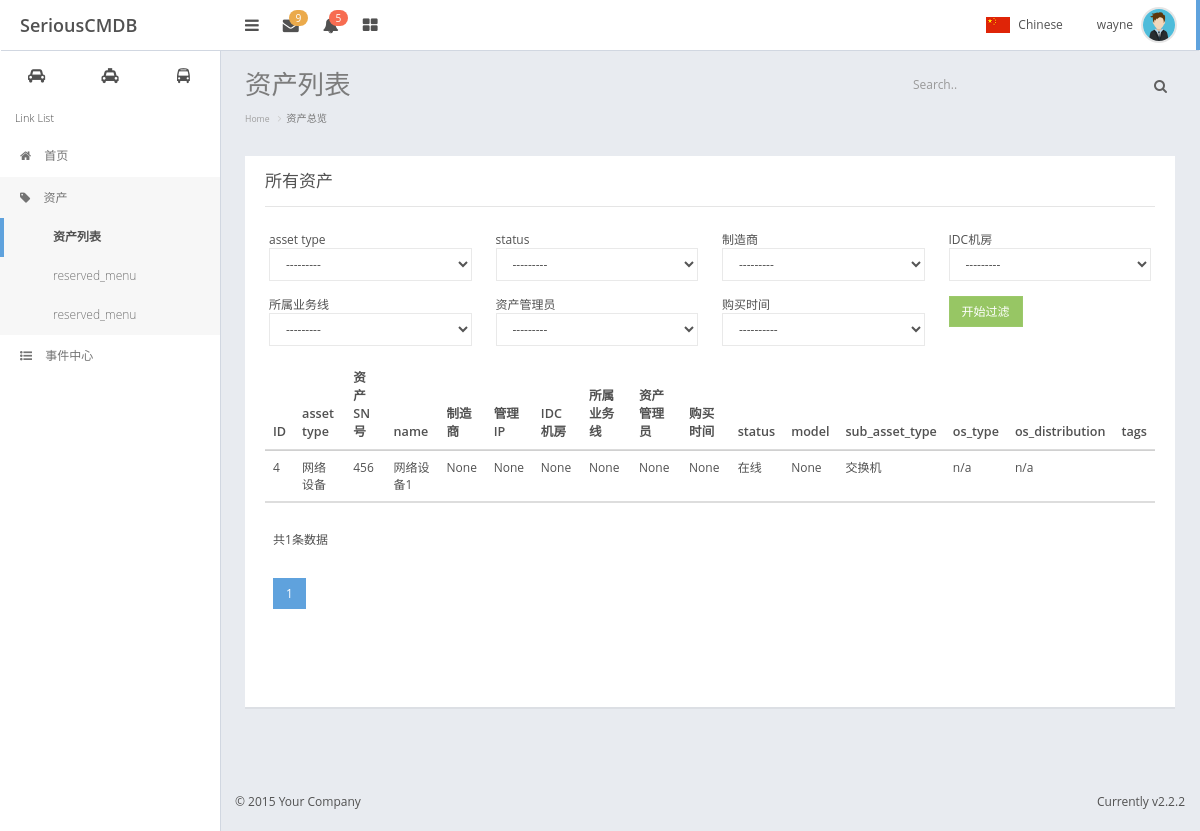
/cmdb/asset_list/ (signed in), run on the app's committed database.
### cmdb/myauth.py (models this page shows, shortened)
class UserProfile(AbstractBaseUser, PermissionsMixin):
    email = models.EmailField(
        verbose_name='email address',
        max_length=255,
        unique=True,
    )
    is_active = models.BooleanField(default=True)
    is_admin = models.BooleanField(default=False)
    objects = MyUserManager()
    name = models.CharField(max_length=32)
    token = models.CharField(u'token', max_length=128, default=None, blank=True, null=True)
    department = models.CharField(u'部门', max_length=32, default=None, blank=True, null=True)
    tel = models.CharField(u'座机', max_length=32, default=None, blank=True, null=True)
    mobile = models.CharField(u'手机', max_length=32, default=None, blank=True, null=True)
    memo = models.TextField(u'备注', blank=True, null=True, default=None)
    date_joined = models.DateTimeField(blank=True, auto_now_add=True)
    valid_begin_time = models.DateTimeField(default=django.utils.timezone.now)
    valid_end_time = models.DateTimeField(blank=True, null=True)
    groups = models.ManyToManyField
    USERNAME_FIELD = 'email'
    REQUIRED_FIELDS = ['name',]
    def __str__(self):
        return self.email
    class Meta:
        verbose_name = u'用户信息'
        verbose_name_plural = u"用户信息"

### cmdb/models.py (models this page shows)
class Asset(models.Model):
    asset_type_choices = (
        ('server', u'服务器'),
        ('networkdevice', u'网络设备'),
        ('storagedevice', u'存储设备'),
        ('securitydevice', u'安全设备'),
        ('securitydevice', u'机房设备'),
        ('software', u'软件资产'),
    )
    asset_type = models.CharField(choices=asset_type_choices, max_length=64, default='server')
    name = models.CharField(max_length=64, unique=True)
    sn = models.CharField(u'资产SN号', max_length=128, unique=True)
    manufactory = models.ForeignKey('Manufactory', verbose_name=u'制造商', null=True, blank=True, on_delete=models.CASCADE)
    management_ip = models.GenericIPAddressField(u'管理IP', blank=True, null=True)
    contract = models.ForeignKey('Contract', verbose_name=u'合同', null=True, blank=True, on_delete=models.CASCADE)
    trade_date = models.DateField(u'购买时间', null=True, blank=True)
    expire_date = models.DateField(u'过保修期', null=True, blank=True)
    price = models.FloatField(u'价格', null=True, blank=True)
    business_unit = models.ForeignKey('BusinessUnit', verbose_name=u'所属业务线', null=True, blank=True,
                                      on_delete=models.CASCADE)
    tags = models.ManyToManyField('Tag', blank=True)
    admin = models.ForeignKey('UserProfile', verbose_name=u'资产管理员', null=True, blank=True, on_delete=models.CASCADE)
    idc = models.ForeignKey('IDC', verbose_name=u'IDC机房', null=True, blank=True, on_delete=models.CASCADE)
    status_choices = ((0, '在线'),
                      (1, '已下线'),
                      (2, '未知'),
                      (3, '故障'),
                      (4, '备用'),)
    status = models.SmallIntegerField(choices=status_choices, default=0)
    memo = models.TextField(u'备注', null=True, blank=True)
    create_date = models.DateTimeField(blank=True, auto_now_add=True)
    update_date = models.DateTimeField(blank=True, auto_now=True)
    class Meta:
        verbose_name = '资产总表'
        verbose_name_plural = '资产总表'
    def __str__(self):
        return '<id:%s name:%s>' % (self.id, self.name)

class NetworkDevice(models.Model):
    asset = models.OneToOneField('Asset', on_delete=models.CASCADE)
    sub_asset_type_choices = (
        (0, '路由器'),
        (1, '交换机'),
        (2, '负载均衡'),
        (4, 'VPN设备'),
    )
    sub_asset_type = models.SmallIntegerField(choices=sub_asset_type_choices, verbose_name="服务器类型", default=0)
    vlan_ip = models.GenericIPAddressField(u'VlanIP', blank=True, null=True)
    intranet_ip = models.GenericIPAddressField(u'内网IP', blank=True, null=True)
    model = models.CharField(u'型号', max_length=128, null=True, blank=True)
    firmware = models.ForeignKey('Software', blank=True, null=True, on_delete=models.CASCADE)
    port_num = models.SmallIntegerField(u'端口个数', null=True, blank=True)
    device_detail = models.TextField(u'设置详细配置', null=True, blank=True)
    class Meta:
        verbose_name = '网络设备'
        verbose_name_plural = "网络设备"

### cmdb/views.py (the view)
# urls.py: path(r'asset_list', rest_views.asset_list),
@login_required
def asset_list(request):
    asset_obj_list = tables.table_filter(request, admin.AssetAdmin, models.Asset)
    print(asset_obj_list)
    ordered_res = tables.get_asset_orderby(request, asset_obj_list, admin.AssetAdmin)
    print("------------->", ordered_res)
    paginator = Paginator(ordered_res[0], admin.AssetAdmin.list_per_page)
    page = request.GET.get('page')
    try:
        page_obj = paginator.page(page)
    except PageNotAnInteger:
        page_obj = paginator.page(1)
    except EmptyPage:
        page_obj = paginator.page(paginator.num_pages)
    table_obj = tables.TableHandler(request, models.Asset, admin.AssetAdmin, page_obj, ordered_res)
    return render(request, 'cmdb/assets.html', {'table_obj': table_obj,
                                                'paginator': paginator})

### cmdb/tables.py (called while the page is built)
def table_filter(request, model_admin, model_class):
    filter_conditions = {}
    for condition in model_admin.list_filter:
        if request.GET.get(condition):
            field_type_name = model_class._meta.get_field(condition).__repr__()
            if 'ForeignKey' in field_type_name:
                filter_conditions['%s_id' % condition] = request.GET.get(condition)
            elif 'DateField' in field_type_name:
                filter_conditions['%s__gt' % condition] = request.GET.get(condition)
            else:
                filter_conditions[condition] = request.GET.get(condition)
    print("filter conditions",  filter_conditions)
    return model_class.objects.filter(**filter_conditions)

def get_asset_orderby(request, model_obj_list, model_admin):
    orderby_field = request.GET.get("orderby")
    if orderby_field:
        orderby_field = orderby_field.strip()
        orderby_column_index = model_admin.list_display.index(orderby_field.strip('-'))
        objs = model_obj_list.order_by(orderby_field)
        if orderby_field.startswith('-'):
            orderby_field = orderby_field.strip('-')
        else:
            orderby_field = '-%s' % orderby_field
        return [objs, orderby_field, orderby_column_index]
    else:
        return [model_obj_list, orderby_field, None]

### cmdb/templatetags/custom_tag.py (called while the page is built, shortened)
@register.simple_tag
def get_table_column(column, table_obj):
    print(table_obj.model_class)
    try:
        column_name = table_obj.model_class._meta.get_field(column).verbose_name
    except Exception as e:
        print("ee",e)
        column_name = getattr(table_obj.model_class,column)
    return  column_name

@register.simple_tag
def render_page_num(request,paginator_obj,loop_counter):
    abs_full_url = request.get_full_path()
    if "?page=" in abs_full_url:
        url = re.sub("page=\d+", "page=%s" % loop_counter, request.get_full_path())
    elif "?" in abs_full_url:
        url = "%s&page=%s" % (request.get_full_path(), loop_counter)
    else:
        url = "%s?page=%s" % (request.get_full_path(), loop_counter)
    if loop_counter == paginator_obj.number: #current page
        return mark_safe('''<li class='active'><a href="{abs_url}">{page_num}</a></li>'''\
            .format(abs_url=url,page_num=loop_counter))

@register.filter
def to_string(value):
    return '%s' %value

### templates/cmdb/assets.html (shortened to what this page needs)
{% extends 'base.html' %}
{% load custom_tag %}
{% block header-css %}
<link rel="stylesheet" type="text/css" href="/static/plugins/DataTables/datatables.min.css"/>
{% endblock %}
{% block page-content-title %}
资产列表
{% endblock %}
{% block page-nav-tab %}
<ol class="breadcrumb">
    <li><a href="/">Home</a></li>
    <li class="active">资产总览</li>
</ol>
{% endblock %}
{% block page-content %}
<div class="panel">
        <div class="panel-heading">
            <h3 class="panel-title">所有资产</h3>
        </div>
        <div class="panel-body" >
           {% include 'cmdb/model_list_filter_component.html' %}
           {% include 'cmdb/model_obj_list_components.html' %}
        </div>
    </div>
{% endblock %}

### templates/base.html (shortened to what this page needs)
<!DOCTYPE html>
<html lang="en">
<head>
    {% block base-header %}
	<link href="/static/css/bootstrap.min.css" rel="stylesheet">
	<link href="/static/css/nifty.min.css" rel="stylesheet">
	<link href="/static/css/font-awesome.min.css" rel="stylesheet">
	<link href="/static/css/themes/type-c/theme-light.min.css" rel="stylesheet">
	<link href="/static/css/custom.css" rel="stylesheet">
	<link href="/static/plugins/bootstrap-select/dist/css/bootstrap-select.min.css" rel="stylesheet">
	<link href="/static/css/pace.min.css" rel="stylesheet">
    {% endblock %}
    {% block header-css %}
    {% endblock %}
</head>
<body>
	<div id="container" class="effect mainnav-lg mainnav-fixed">
		{% block page-container %}
		<header id="navbar">
			<div id="navbar-container" class="boxed">
				<div class="navbar-header">
					<a href="/" class="navbar-brand">
							<span class="brand-text logo-textr" style="margin-top: 15px;margin-left: 20px">SeriousCMDB </span>
					</a>
				</div>
				<div class="navbar-content clearfix">
					<ul class="nav navbar-top-links pull-left">
						<li class="tgl-menu-btn">
							<a class="mainnav-toggle" href="#">
								<i class="fa fa-navicon fa-lg"></i>
							</a>
						</li>
						<li class="dropdown">
							<a href="#" data-toggle="dropdown" class="dropdown-toggle">
								<i class="fa fa-envelope fa-lg"></i>
								<span class="badge badge-header badge-warning">9</span>
							</a>
						</li>
						<li class="dropdown">
							<a href="#" data-toggle="dropdown" class="dropdown-toggle">
								<i class="fa fa-bell fa-lg"></i>
								<span class="badge badge-header badge-danger">5</span>
							</a>
						</li>
						<li class="mega-dropdown">
							<a href="#" class="mega-dropdown-toggle">
								<i class="fa fa-th-large fa-lg"></i>
							</a>
						</li>
					</ul>
					<ul class="nav navbar-top-links pull-right">
						<li class="dropdown">
							<a class="lang-selector dropdown-toggle" href="#" data-toggle="dropdown">
								<span class="lang-selected">
									<img class="lang-flag" src="/static/img/flags/china.png" alt="China">
									<span class="lang-name">Chinese</span>
								</span>
							</a>
						</li>
						<li id="dropdown-user" class="dropdown">
							<a href="#" data-toggle="dropdown" class="dropdown-toggle text-right">
								<span class="pull-right">
									<img class="img-circle img-user media-object" src="/static/img/av1.png" alt="Profile Picture">
								</span>
								<div class="username hidden-xs">{{ request.user.name }}</div>
							</a>
						</li>
					</ul>
				</div>
			</div>
		</header>
		<div class="boxed">
			<div id="content-container">
				<div id="page-title">
					<h1 class="page-header text-overflow">{% block page-content-title %}Your page title{% endblock %}</h1>
					<div class="searchbox">
						<div class="input-group custom-search-form">
							<input type="text" class="form-control" placeholder="Search..">
							<span class="input-group-btn">
								<button class="text-muted" type="button"><i class="fa fa-search"></i></button>
							</span>
						</div>
					</div>
				</div>
                {% block page-nav-tab %}{% endblock %}
				<div id="page-content">
					 {% block page-content %}{% endblock %}
				</div>
			</div>
			<nav id="mainnav-container">
				<div id="mainnav">
					<div id="mainnav-shortcut">
						<ul class="list-unstyled">
							<li class="col-xs-4" data-content="Shortcut 1">
								<a class="shortcut-grid" href="#">
									<i class="fa fa-car"></i>
								</a>
							</li>
							<li class="col-xs-4" data-content="Shortcut 2">
								<a class="shortcut-grid" href="#">
									<i class="fa fa-taxi"></i>
								</a>
							</li>
							<li class="col-xs-4" data-content="Shortcut 3">
								<a class="shortcut-grid" href="#">
									<i class="fa fa-bus"></i>
								</a>
							</li>
						</ul>
					</div>
					<div id="mainnav-menu-wrap">
						<div class="nano">
							<div class="nano-content">
								<ul id="mainnav-menu" class="list-group">
									<li class="list-header">Link List</li>
									<li class="">
										<a href="/">
											<i class="fa fa-home"></i>
											<span class="menu-title">首页</span>
										</a>
									</li>
									<li>
										<a href="#">
											<i class="fa fa-tag"></i>
											<span class="menu-title">
												资产
											</span>
										</a>
                                        <ul class="collapse">
											<li><a href="{% url 'asset_list' %}">资产列表</a></li>
                                            <li class=""><a href="#">reserved_menu</a></li>
											<li><a href="#">reserved_menu</a></li>
										</ul>
									</li>
									<li class="">
                                        <a href="#">
											<i class="fa fa-list-ul"></i>
											<span class="menu-title">事件中心</span>
										</a>
									</li>
								</ul>
							</div>
						</div>
					</div>
				</div>
			</nav>
		</div>
        <footer id="footer">
            <div class="hide-fixed pull-right pad-rgt">Currently v2.2.2</div>
            <p class="pad-lft">&#0169; 2015 Your Company</p>
        </footer>
    {% endblock %}
	</div>
</body>
</html>

### templates/cmdb/model_list_filter_component.html
{% load custom_tag %}
           <form >
                <div class="row">
                    {% for filter_column in table_obj.list_filter %}
                        <div class="col-md-3" style="margin-bottom: 15px">
                            {{ filter_column.verbose_name }}
                            <select name="{{ filter_column.column_name }}" class="form-control" >
                                {% for choice in filter_column.choices %}
                                    {% if filter_column.selected == choice.0|to_string  %}
                                        <option value="{{ choice.0 }}" selected>{{ choice.1 }}</option>
                                    {% else %}
                                        <option value="{{ choice.0 }}" >{{ choice.1 }}</option>
                                    {% endif %}
                                {% endfor %}
                            </select>
                        </div>
                    {% endfor %}
                    <div class="col-md-3">
                        <input type="submit" class="btn btn-success" value="开始过滤">
                    </div>
                </div>
           </form>

### templates/cmdb/model_obj_list_components.html (shortened to what this page needs)
{% load custom_tag %}
<div class="table-responsive">
    <table id="asset_list" class=" table  table-hover">
      <thead >
            <tr class="">
                {% for column in table_obj.list_display %}
                <th class="column-sorted">
                    <a href="?page={{ table_obj.page_obj.number }}&orderby={% if table_obj.orderby_col_index == forloop.counter0 %}{{ table_obj.orderby_field}}{% else %}{{ column }}{% endif %}" >
                        {% get_table_column column table_obj %}
                    </a>
                </th>
                {% endfor %}
                {% for column in table_obj.dynamic_list_display %}
                    <th class="column-sorted">
                        <a href="#" >
                            {{ column }}
                        </a>
                    </th>
                {% endfor %}
                {% for column in table_obj.m2m_fields %}
                    <th class="">
                        {{  column }}
                    </th>
                {% endfor %}
            </tr>
        </thead>
        <tbody>
            {% for row in table_obj.page_obj %}
                <tr>
                    {% build_table_row  row table_obj 'id'  'asset_detail'  %}
                </tr>
            {% endfor %}
        </tbody>
        <footer>
          <tr>
                <td colspan="12" class="footable-visible">
                    <div class="pagination">
                        <nav>
                            <p>共{{ paginator.count }}条数据</p>
                            <ul class="pagination">
                                {% for p_num in paginator.page_range %}
                                    {% render_page_num request table_obj.page_obj p_num %}
                                {% endfor %}
                            </ul>
                        </nav>
                    </div>
                </td>
          </tr>
        </footer>
    </table>
</div>

### data on the page
UserProfile: user.name "wayne"
Asset: id+asset_type+sn "4 网络设备 456 网络设备1 None None None None None None 在线 None 交换机 n/a n/a"

### other printed values
{{ filter_column.verbose_name }} "asset type" "status" "制造商" "IDC机房" "所属业务线" "资产管理员" "购买时间"
{{ column }} "model" "sub_asset_type" "os_type" "os_distribution"
{{ column }} "tags"
{{ paginator.count }} "1"
form field asset_type "---------"
form field status "---------"
form field manufactory "---------"
form field idc "---------"
form field business_unit "---------"
form field admin "---------"
form field trade_date "----------"
